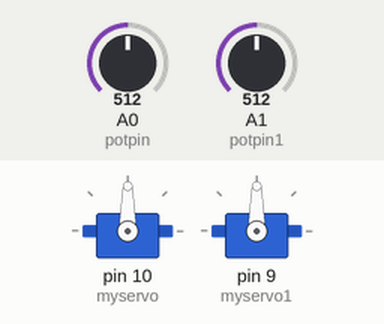
This sketch was run on a simulated Arduino Uno, built with avr-gcc and run on an emulated ATmega328P. On the bench: 2 × servo. The test bench sets the inputs (shaded band); at power-on: A0 (potpin) = 512, A1 (potpin1) = 512.

Above: at 1.2 s.
1.3 s: A0 (potpin) set to 716
At 1.9 s:
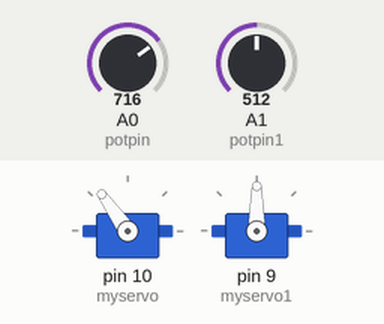
2.8 s: A1 (potpin1) set to 716
At 3.4 s:
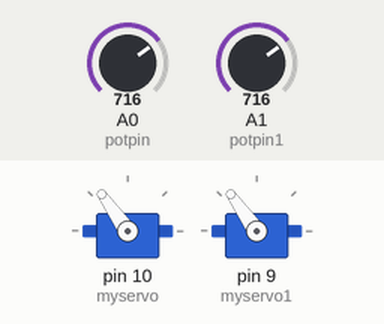
4.3 s: A0 (potpin) set to 900
At 4.8 s:
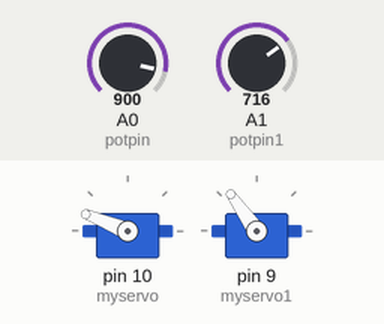
5.8 s: A1 (potpin1) set to 900
At 6.4 s:
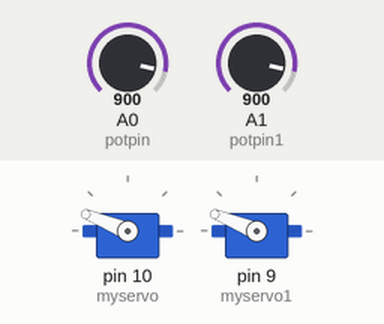
7.3 s: A0 (potpin) set to 1023
At 7.8 s:
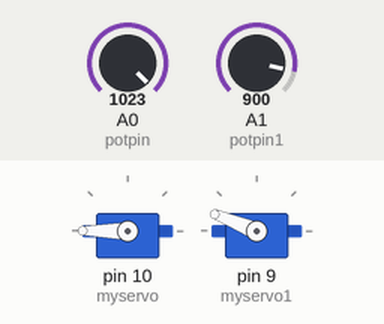
8.8 s: A1 (potpin1) set to 1023
At 9.3 s:
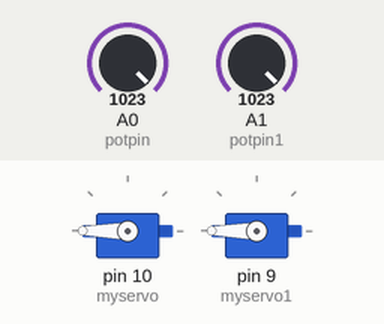
Timing chart, 0 to 11.3 s (numbered marks = the images above; inputs shaded):
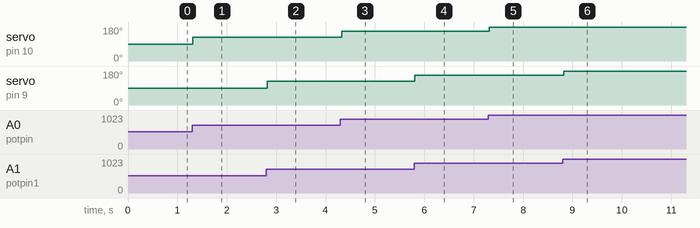

The sketch:

Anej_servo_4x_DC_motor.ino
```cpp
/*
  Krmiljenje dveh RC servo motorjev.
  Uporabljen je Joystick
*/

#include <Servo.h>

Servo myservo;     // ustvari servo objekt za nadzor serva
Servo myservo1;    // ustvari servo objekt za nadzor serva

int potpin = 0;    // analogni pin na katerga je priključen potenciometer
int val;           // spremenljivka za branje vrednosti iz analognega pina
int potpin1 = 1;   // analogni pin na katerga je priključen potenciometer
int val1;          // spremenljivka za branje vrednosti iz analognega pina

void setup() {
  myservo.attach(10);  // priključi servo na pin 10
  myservo1.attach(9);  // priključi servo na pin 9
}

void loop() {
  val = analogRead(potpin);            // prebere vrednost potenciometra (vrednost med 0 in 1023)
  val = map(val, 0, 1023, 0, 180);     // pretvori v merilo za servo (vrednost med 0 in 180)
  myservo.write(val);                  // nastavi položaj servo po pretvorjeni vrednosti
  delay(15);                           // počaka da servo pride do tja
  val1 = analogRead(potpin1);          // prebere vrednost potenciometra (vrednost med 0 in 1023)
  val1 = map(val1, 0, 1023, 0, 180);   // pretvori v merilo za servo (vrednost med 0 in 180)
  myservo1.write(val1);                // nastavi položaj servo po pretvorjeni vrednosti
  delay(15);                           // počaka da servo pride do tja
}
```

Measured:
- after the input at 1.3 s, servo on pin 10 (myservo): 90° → 125° at once
- after the input at 2.8 s, servo on pin 9 (myservo1): 90° → 125° at once
- after the input at 4.3 s, servo on pin 10 (myservo): 125° → 158° at once
- after the input at 5.8 s, servo on pin 9 (myservo1): 125° → 158° at once
- after the input at 7.3 s, servo on pin 10 (myservo): 158° → 180° at once
- after the input at 8.8 s, servo on pin 9 (myservo1): 158° → 180° at once
